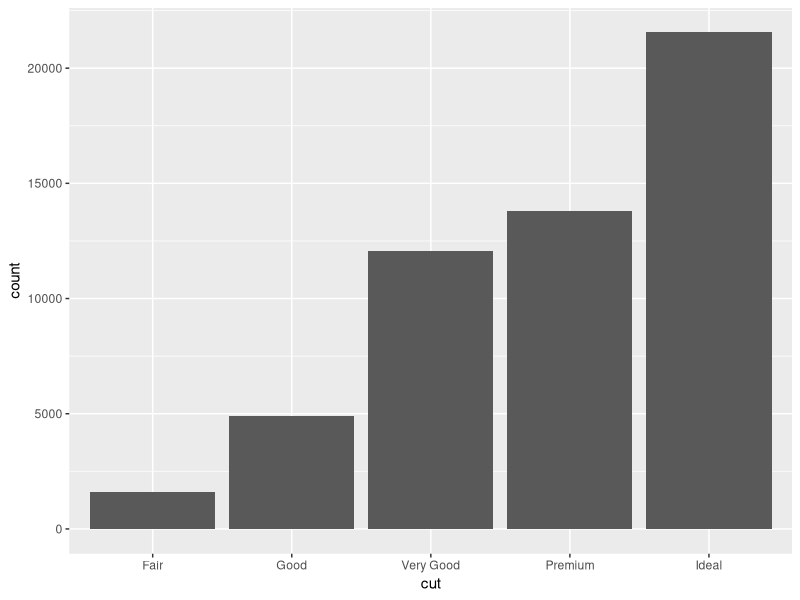
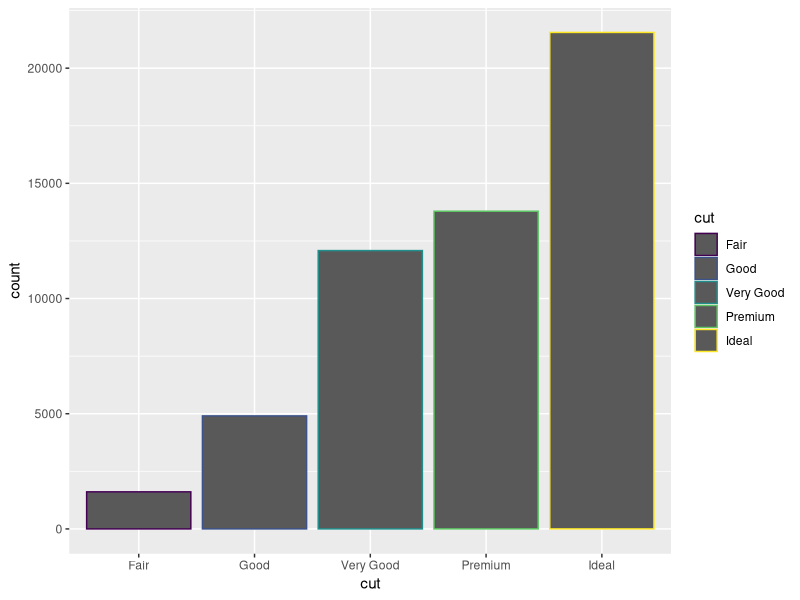
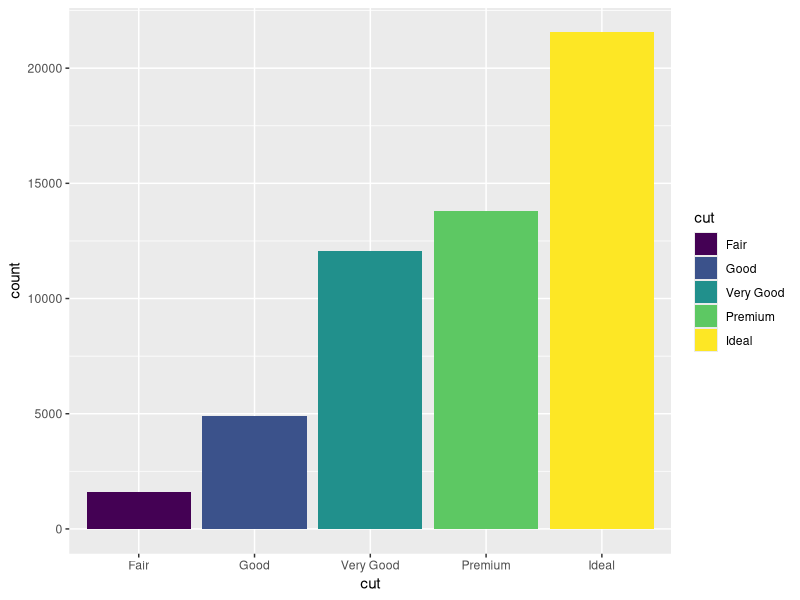
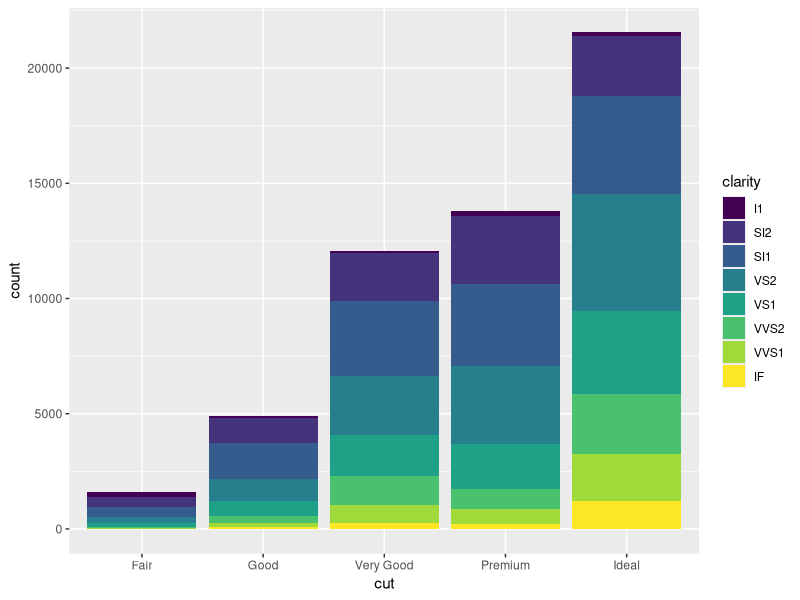
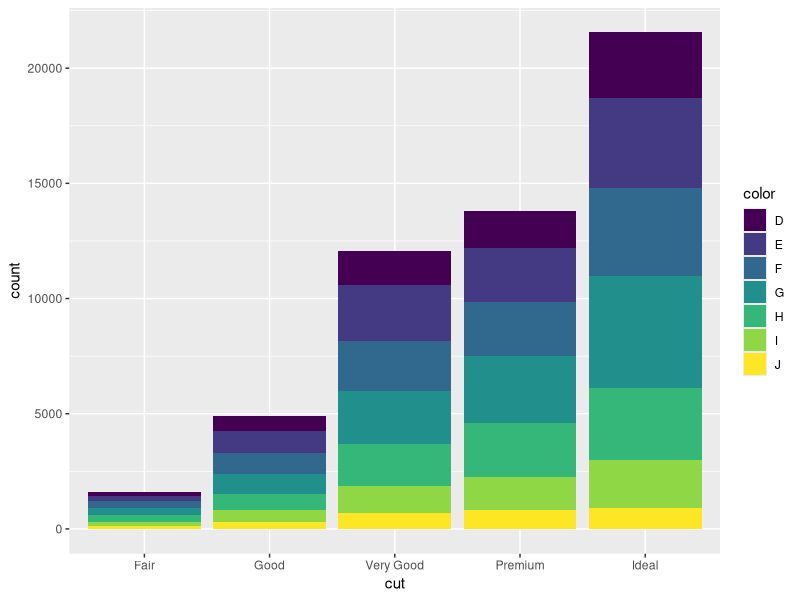
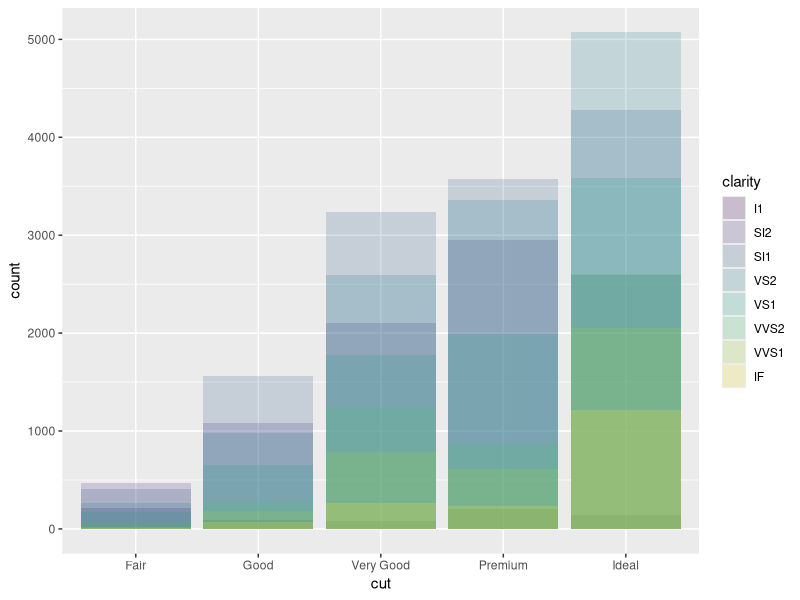
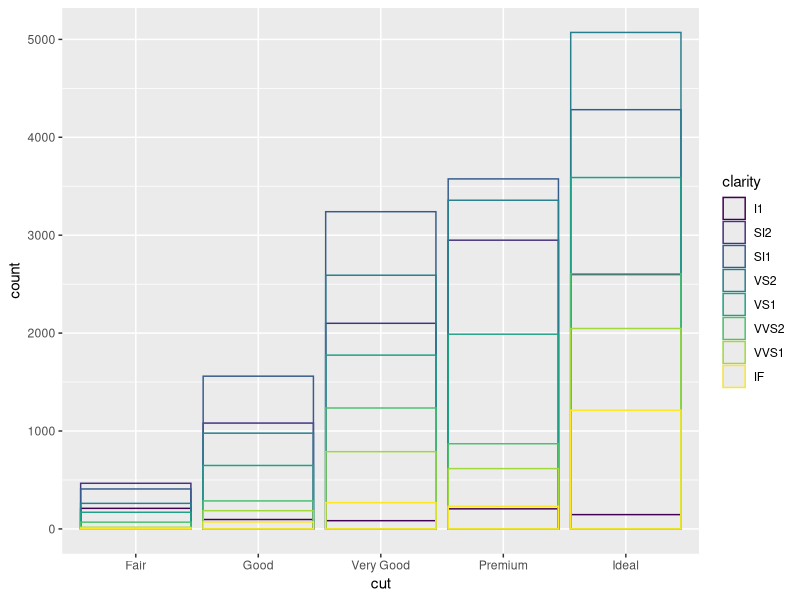
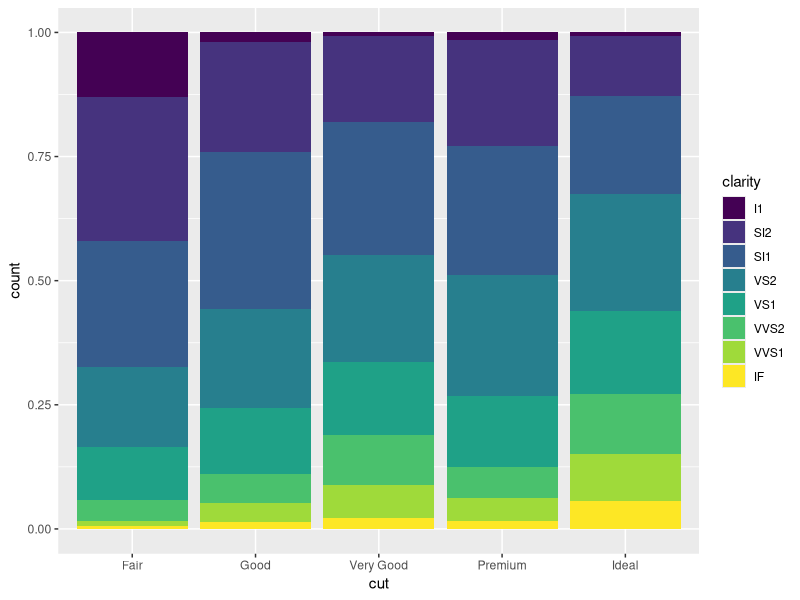

The R script that drew these images, in order:
library(tidyverse)

diamantes <- diamonds

ggplot(data = diamantes) +
  geom_bar(mapping = aes(x = cut))

#Colores y formas del grafico
ggplot(data = diamantes) +
  geom_bar(mapping = aes(x = cut, color = cut))

ggplot(data = diamantes) +
  geom_bar(mapping = aes(x = cut, fill = cut))

ggplot(data = diamantes) +
  geom_bar(mapping = aes(x = cut, fill = clarity))

ggplot(data = diamantes) +
  geom_bar(mapping = aes(x = cut, fill = color))

### PARÁMETRO POSITION ###

#position = "identity": 
ggplot(data = diamantes, mapping = aes(x = cut, fill = clarity)) +
  geom_bar(alpha = 0.2, position = "identity")

ggplot(data = diamantes, mapping = aes(x = cut, color = clarity)) +
  geom_bar(fill = NA, position = "identity")

#position = "fill":
ggplot(data = diamantes, mapping= aes(x = cut, fill = clarity)) +
  geom_bar(position = "fill")

#position = "dodge"
ggplot(data = diamantes, mapping= aes(x = cut, fill = clarity)) +
  geom_bar(position = "dodge")


#Gráfico de dispersión

#position = "jitter"
ggplot(data = mpg, mapping = aes(x = displ, y = hwy)) +
  geom_point(position = "jitter")
